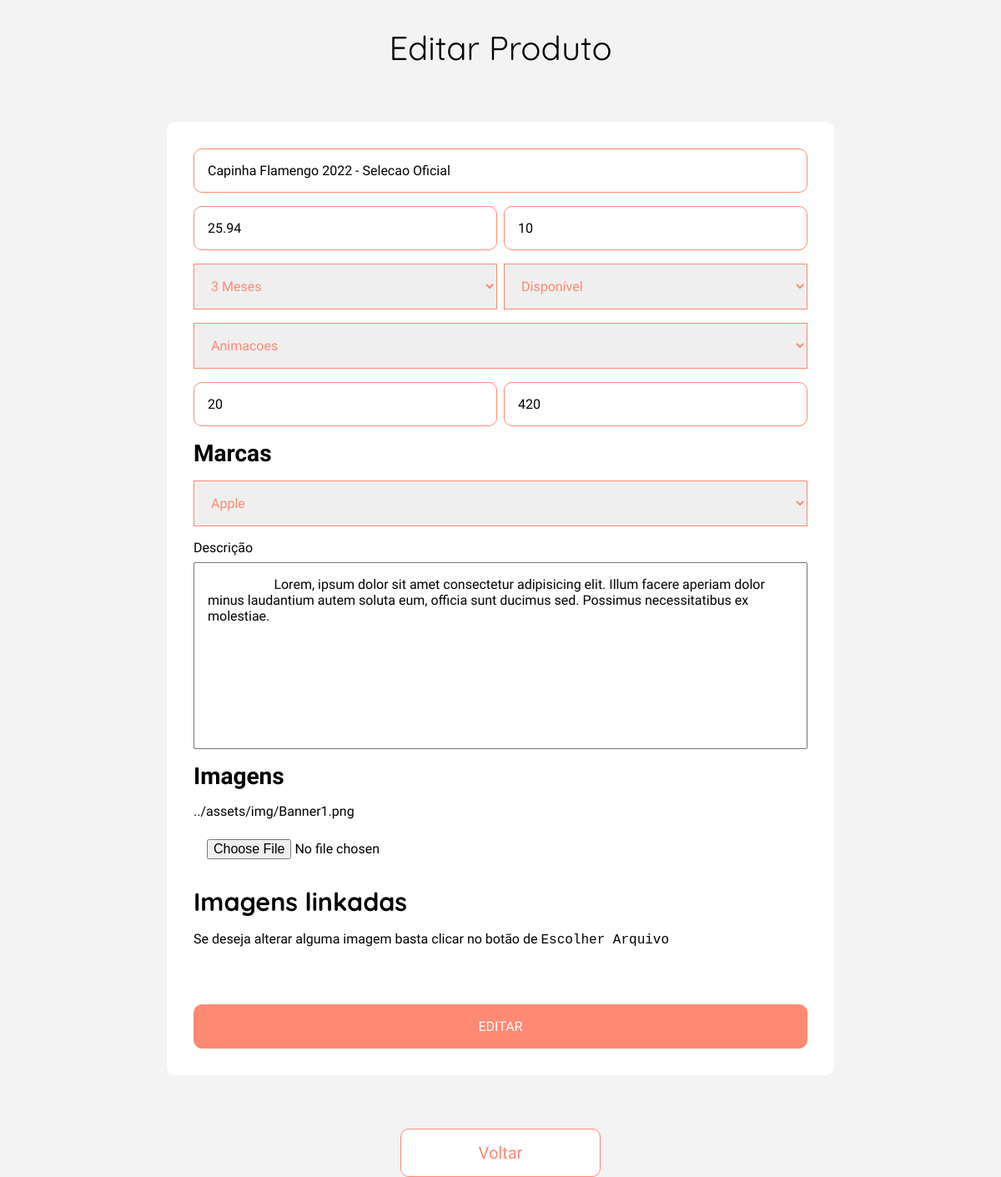
Before: /view/CRUDEditProduto.php?id=1&action=editProdutoADM with the older database file.
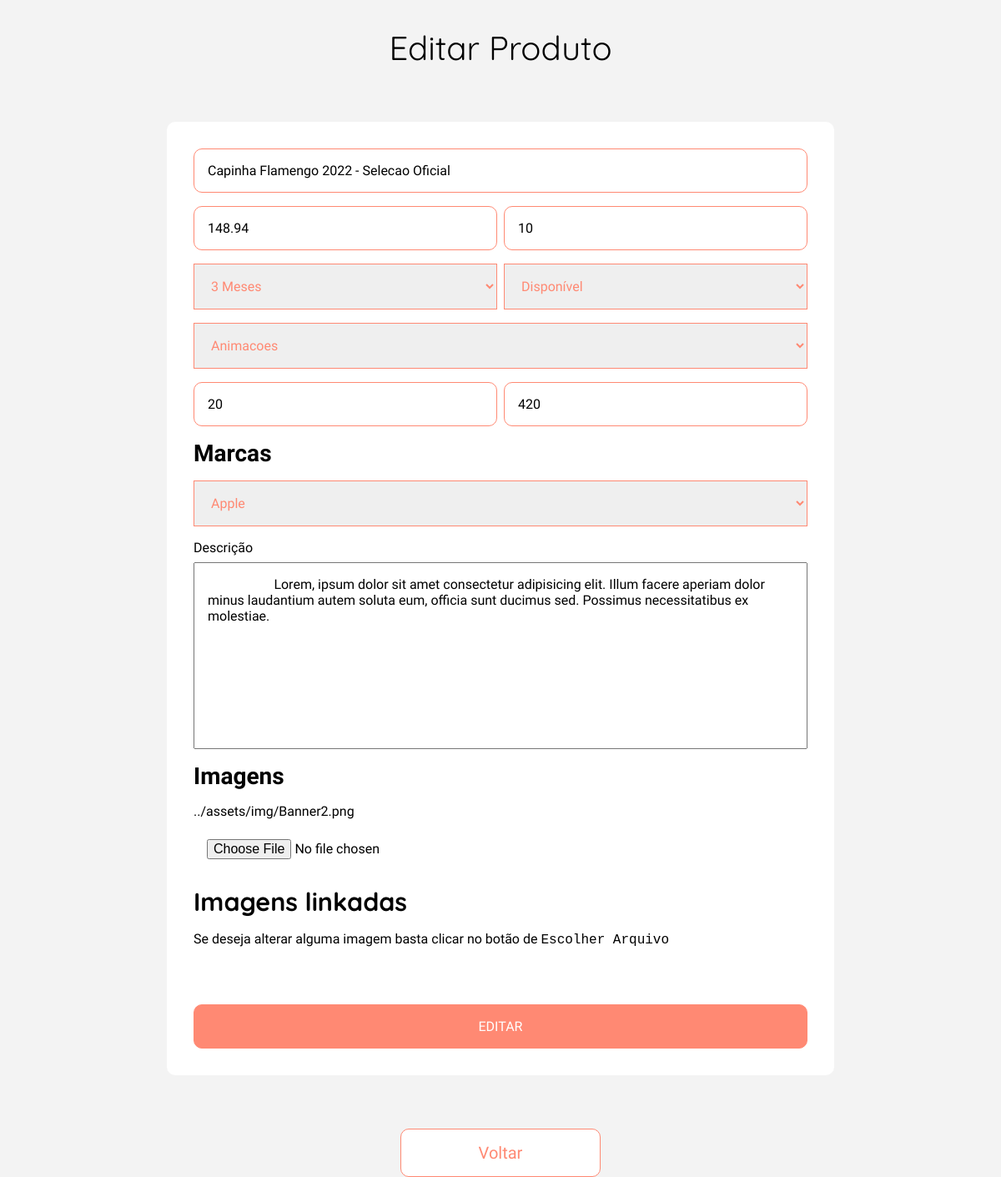
After: the same page with the newer database file.
### tables this page shows
CREATE TABLE IF NOT EXISTS `user_produto` (
  `id_produto` INT NOT NULL AUTO_INCREMENT,
  `id_modelo_celular` INT NOT NULL,
  `id_categoria` INT NOT NULL,
  `nome_produto` VARCHAR(300) NOT NULL,
  `cod_produto` INT(4) ZEROFILL NOT NULL,
  `preco_produto` FLOAT NOT NULL,
  `peso_produto` INT NOT NULL COMMENT 'Peso em Gramas',
  `descricao_produto` VARCHAR(900) NOT NULL,
  `imagem_principal_produto` VARCHAR(300) NOT NULL,
  `quantidade_produto` INT NOT NULL,
  `categoria_special_produto` VARCHAR(200) NOT NULL,
  `garantias_produto` VARCHAR(300) NOT NULL COMMENT 'beneficios - ex - garantia 3 dias',
  `status` INT(1) NOT NULL COMMENT '2 - oferta 1 - disponivel 0 - indisponivel',
  `data_reg_produto` DATETIME NOT NULL DEFAULT CURRENT_TIMESTAMP COMMENT 'data e hora do registro',
  PRIMARY KEY (`id_produto`),
  CONSTRAINT `fk_id_modelo_celular`
    FOREIGN KEY (`id_modelo_celular`)
    REFERENCES `user_mod_celular` (`id_modelo_celular`)
    ON DELETE RESTRICT
    ON UPDATE CASCADE,
  CONSTRAINT `fk_id_categoria`
    FOREIGN KEY (`id_categoria`)
    REFERENCES `user_categoria` (`id_categoria`)
    ON DELETE RESTRICT
    ON UPDATE CASCADE);

### model/conexao.class.php (called while the page is built, shortened)
<?php
class Conexao{
    public function __construct(){
        try{
            $this->pdo = new PDO("mysql:dbname=2ucase_bd3;host=localhost","root","");
        }catch(PDOException $e){
            echo "Erro com banco de dados: " . $e->getMessage() . "<br>";
            exit();
        }catch(Exception $e){
            echo "Erro generico: " . $e->getMessage() . "<br>";
            exit();
        }
    }
}
?>

### model/Manager.class.php (called while the page is built, shortened)
<?php
require_once 'Conexao.class.php';
class Manager extends Conexao {
	public function listClient($table, $columnName) {
        $cmd = $this->pdo->query("SELECT * FROM {$table} ORDER by {$columnName} DESC");
        $res = $cmd->fetchAll(PDO::FETCH_ASSOC);
        return $res;
	}
    public function getInfo($table, $columnName, $id) {
		$sql = "SELECT * FROM $table WHERE {$columnName} = :id";
		$statement = $this->pdo->prepare($sql);
		$statement->bindValue(":id", $id);
		$statement->execute();
		return $statement->fetchAll();
	}
}

### view/CRUDEditProduto.php (the view, shortened to what the changed rows need)
<?php
require_once "../model/Manager.class.php";
$manager = new Manager();
$idProduto = $_REQUEST['id'];
$exibCategoriaFilters = $manager->listClient('user_categoria', 'id_categoria');
$exibProduto = $manager->getInfo('user_produto', 'id_produto', $idProduto);
?>
<!DOCTYPE html>
<html lang="en">
<head>
    <?php require_once '../config/config.php'; ?>
    <link rel="stylesheet" href="../assets/css/AddProduto.css">
</head>
<body id="body-margin">
    <main class="container-new-produto">
        <h1>Editar Produto</h1>
        <form action="../controller/ControllerProdutoADM.php" method="POST" class="form-add-produto" enctype="multipart/form-data">
            <label for="nome_produto">
                <input type="text" name="nome_produto" value="<?= $exibProduto[0]['nome_produto'] ?>" id="input-nome" placeholder="Nome do Produto">
            </label>
            <div class="row-preco-quant row-inputs">
                <label for="preco_produto">
                    <input type="text" data-js="money" value="<?= $exibProduto[0]['preco_produto'] ?>" name="preco_produto" id="input-preco" placeholder="Preço do Produto">
                </label>
                <label for="quantidade_produto">
                    <input type="number" name="quantidade_produto" value="<?= $exibProduto[0]['quantidade_produto'] ?>" min="0" id="input-quant" placeholder="Quantidade">
                </label>
            </div>
            <div class="row-garantia-status row-inputs">
                <select name="garantias_produto" id="select-garantia">
                    <?php
                    if ($exibProduto[0]['garantias_produto'] === '3 Meses') {
                    ?>
                        <option selected>3 Meses</option>
                    <?php
                    }
                    ?>
                </select>
                <select name="status" id="select-status">
                    <?php
                    if ($exibProduto[0]['status'] === 1) {
                    ?>
                        <option value="1" selected>Disponível</option>
                    <?php
                    }
                    ?>
                </select>
            </div>
            <select name="categoria_produto" id="select-categoria">
                <?php
                if (count($exibCategoriaFilters) > 0) :
                    for ($i = 0; $i < count($exibCategoriaFilters); $i++) :
                ?>
                        <option value="<?= $exibCategoriaFilters[$i]['id_categoria'] ?>">
                        </option>
                <?php
                    endfor;
                endif;
                ?>
            </select>
            <div class="row-preco-quant row-inputs">
                <label for="peso_produto">
                    <input type="number" required value="<?= $exibProduto[0]['peso_produto'] ?>" name="peso_produto"
                           id="input-peso" placeholder="Peso em gramas">
                </label>
                <label for="cod_produto">
                    <input type="number" required value="<?= $exibProduto[0]['cod_produto'] ?>" name="cod_produto"
                           min="0" id="input-cod" placeholder="Codigo do Produto">
                </label>
            </div>
            <h3>Marcas</h3>
            <article class="row-marca">
                <select name="marca_celular" id="select-categoria">
                </select>
            </article>
            <label for="descricao_produto">Descrição
                <textarea name="descricao_produto" id="textarea-desc" cols="30" rows="10">
                    <?= $exibProduto[0]['descricao_produto'] ?>
                </textarea>
            </label>
            <h3>Imagens</h3>
            <label for="imagem_principal_produto"><?= $exibProduto[0]['imagem_principal_produto'] ?>
                <input type="file" name="imagem_principal_produto" id="input-img">
            </label>
            <h2>Imagens linkadas</h2>
            <p style="font-size: 16px;">Se deseja alterar alguma imagem basta clicar no botão de <code>Escolher Arquivo</code></p>
            <br>
            <br>
            <input type="submit" value="Editar">
        </form>
    </main>
</body>
</html>

Changed rows visible on the page:
changed user_produto "3 Meses": preco_produto "25.94" → "148.94"; imagem_principal_produto "../assets/img/Banner1.png" → "../assets/img/Banner2.png"
